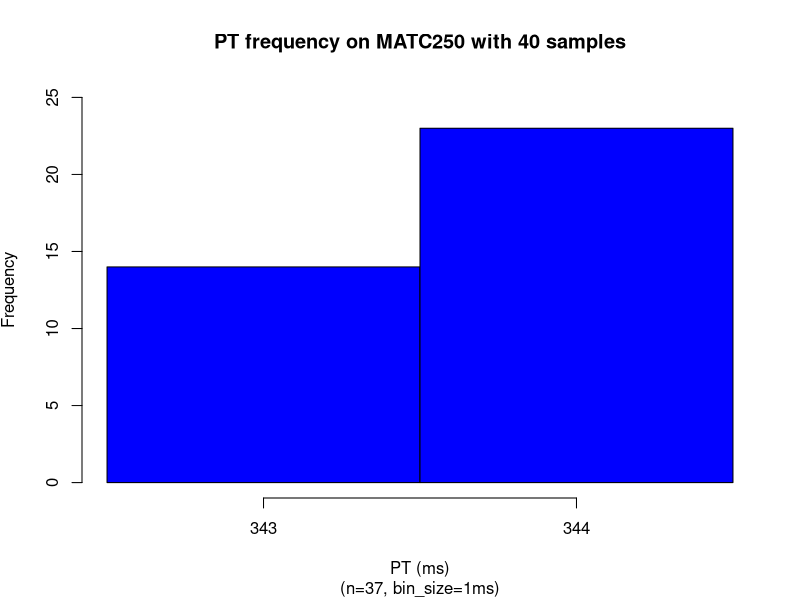
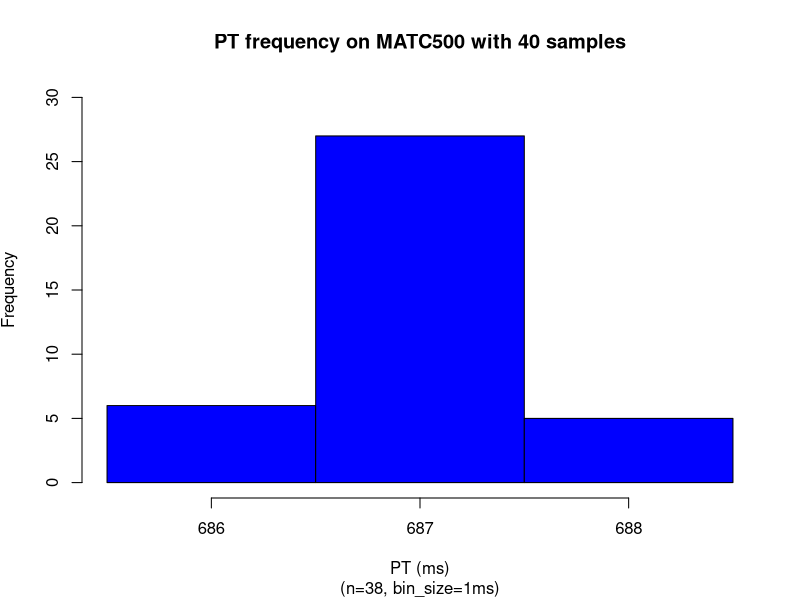
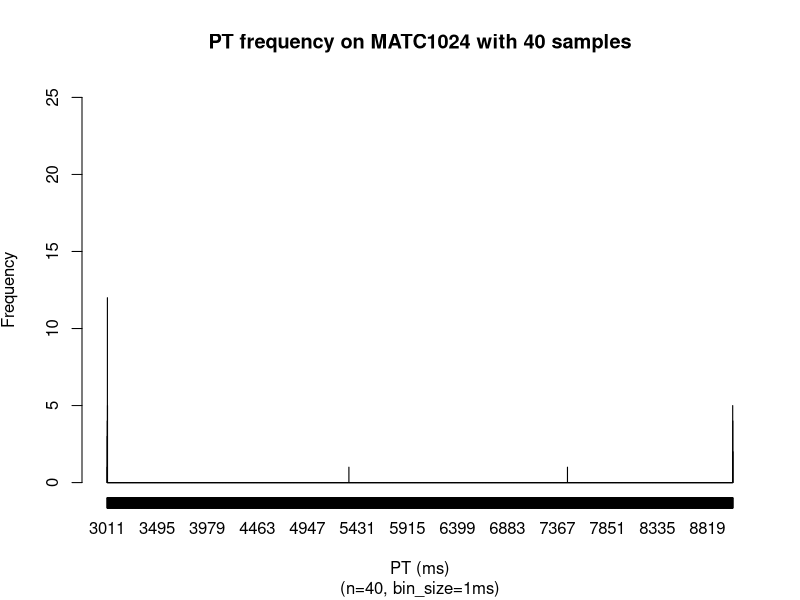
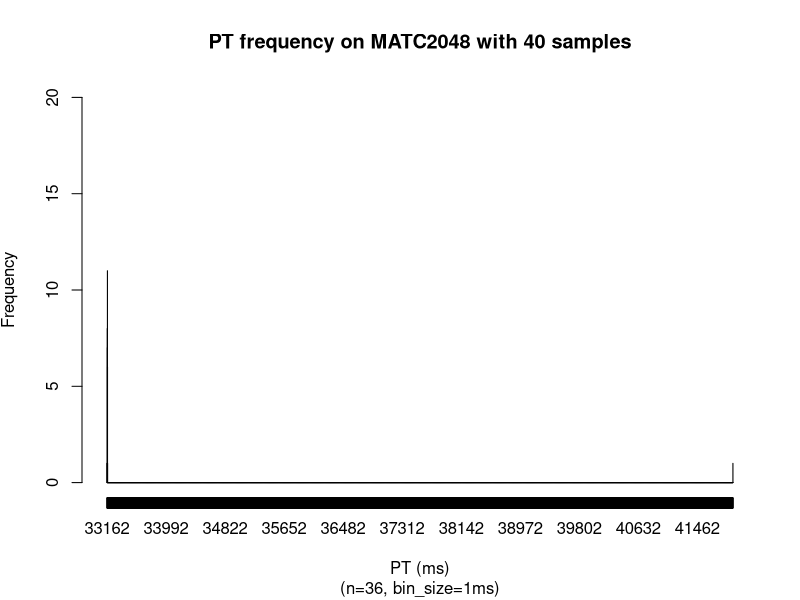
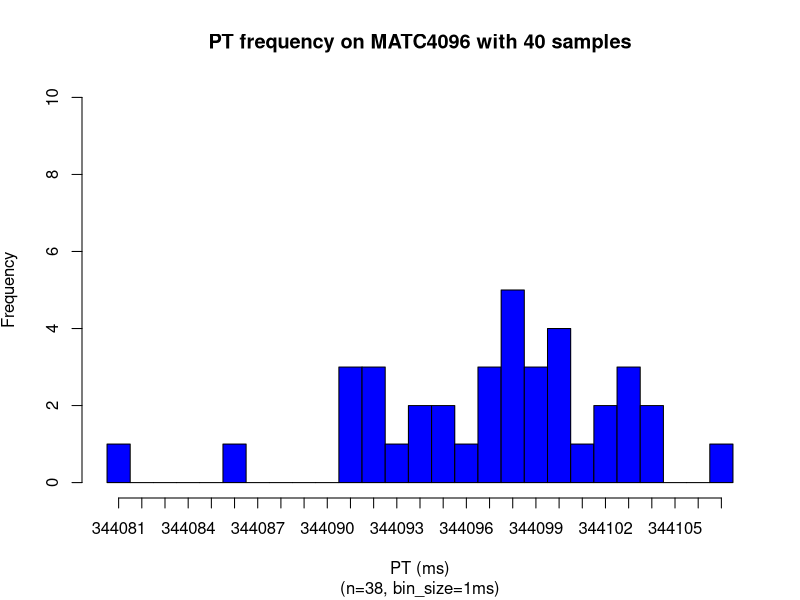
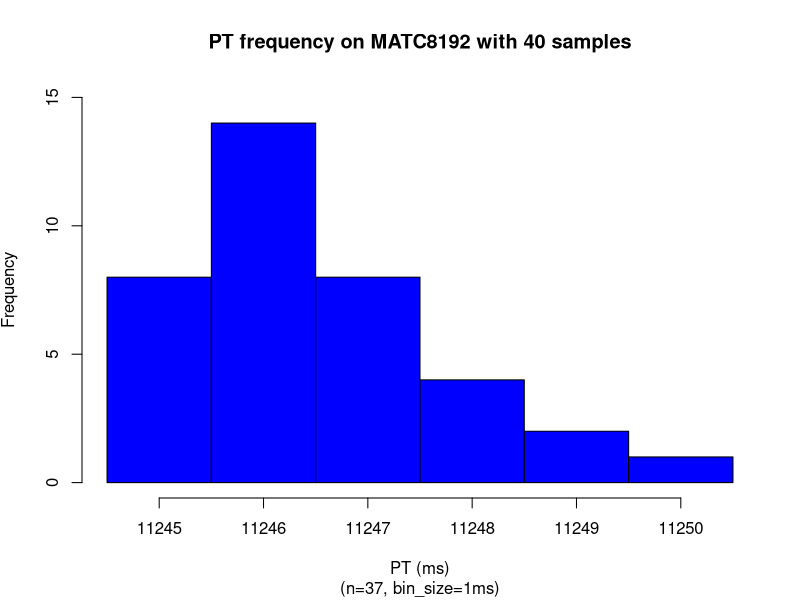
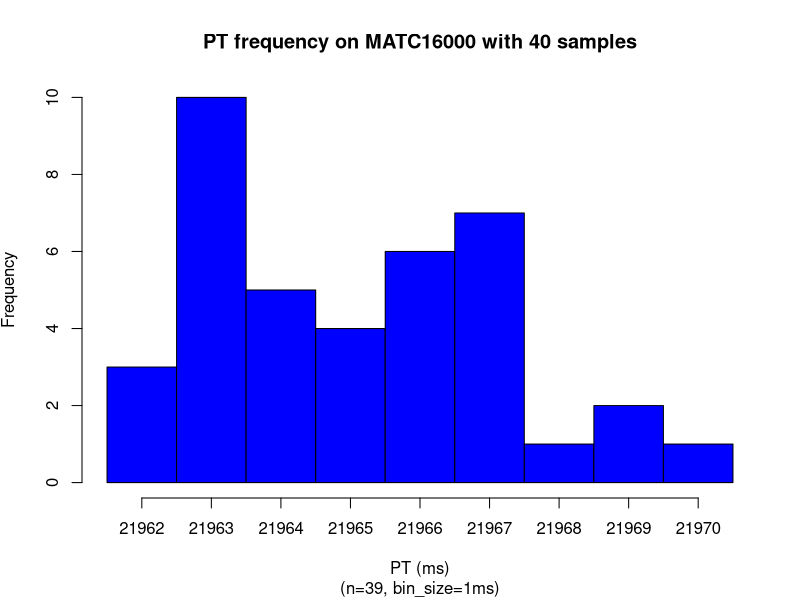
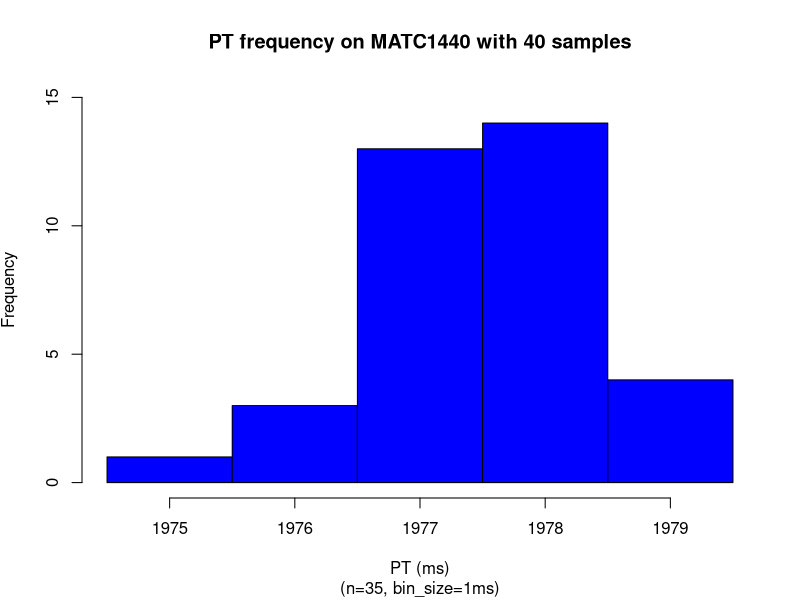

R code for these plots, in order:
### MATC250
numSamples <- 40
x = read.csv(file="MATC250.dat",head=TRUE,sep="\t")
x <- subset(x, x$ITERNUM <= numSamples)
setEPS()
postscript("matc250_dist.eps")
binsize=1
#x <- subset(x, x$ITERNUM != 9394)
x_up = mean(x$PRTIME) + 2*sd(x$PRTIME)
x_dn = mean(x$PRTIME) - 2*sd(x$PRTIME)
x = subset(x, x$PRTIME >= x_dn & x$PRTIME <= x_up)
xmin <-min(x$PRTIME)
xmax <-max(x$PRTIME)
xmin
xmax
nbins <- ceiling((xmax-xmin) / binsize)
h = hist(x$PRTIME, right=F, breaks=seq(xmin,xmax+binsize,binsize),plot=F)
xmin <-min(x$PRTIME)
xmax <-max(x$PRTIME)
ymax <- max(h$counts)
ymax <- ceiling(ymax/100)*100
ymax <- 25
plot(h, xaxt='n', freq=TRUE,ylim=c(0,ymax), col="blue", main='PT frequency on MATC250 with 40 samples', 
sub=paste("(n=",nrow(x),", bin_size=",binsize,"ms)",sep=""), 
xlab='PT (ms)', ylab=expression('Frequency'))
#axis(side=1,at=seq(min(h$mids),max(h$mids)+binsize,binsize),labels=seq(ceiling(min(h$mids)),ceiling(max(h$mids))+binsize,binsize))
axis(side=1,at=h$mids,labels=seq(xmin,xmax,1))
dev.off()

### MATC500
numSamples <- 40
x = read.csv(file="MATC500.dat",head=TRUE,sep="\t")
x <- subset(x, x$ITERNUM <= numSamples)
setEPS()
postscript("matc500_dist.eps")
binsize=1
#x <- subset(x, x$ITERNUM != 9394)
x_up = mean(x$PRTIME) + 2*sd(x$PRTIME)
x_dn = mean(x$PRTIME) - 2*sd(x$PRTIME)
x = subset(x, x$PRTIME >= x_dn & x$PRTIME <= x_up)
xmin <-min(x$PRTIME)
xmax <-max(x$PRTIME)
xmin
xmax
nbins <- ceiling((xmax-xmin) / binsize)
h = hist(x$PRTIME, right=F, breaks=seq(xmin,xmax+binsize,binsize),plot=F)
xmin <-min(x$PRTIME)
xmax <-max(x$PRTIME)
ymax <- max(h$counts)
ymax <- ceiling(ymax/100)*100
ymax <- 30
plot(h, xaxt='n', freq=TRUE,ylim=c(0,ymax), col="blue", main='PT frequency on MATC500 with 40 samples', 
sub=paste("(n=",nrow(x),", bin_size=",binsize,"ms)",sep=""), 
xlab='PT (ms)', ylab=expression('Frequency'))
#axis(side=1,at=seq(min(h$mids),max(h$mids)+binsize,binsize),labels=seq(ceiling(min(h$mids)),ceiling(max(h$mids))+binsize,binsize))
axis(side=1,at=h$mids,labels=seq(xmin,xmax,1))
dev.off()

### MATC1024
numSamples <- 40
x = read.csv(file="MATC1024.dat",head=TRUE,sep="\t")
x <- subset(x, x$ITERNUM <= numSamples)
setEPS()
postscript("matc1024_dist2.eps")
binsize=1
x_up = mean(x$PRTIME) + 2*sd(x$PRTIME)
x_dn = mean(x$PRTIME) - 2*sd(x$PRTIME)
x = subset(x, x$PRTIME >= x_dn & x$PRTIME <= x_up)
xmin <-min(x$PRTIME)
xmax <-max(x$PRTIME)
xmin
xmax
nbins <- ceiling((xmax-xmin) / binsize)
h = hist(x$PRTIME, right=F, breaks=seq(xmin,xmax+binsize,binsize),plot=F)
xmin <-min(x$PRTIME)
xmax <-max(x$PRTIME)
ymax <- max(h$counts)
ymax <- ceiling(ymax/100)*100
ymax <- 25
plot(h, xaxt='n', freq=TRUE,ylim=c(0,ymax), col="blue", main='PT frequency on MATC1024 with 40 samples', 
sub=paste("(n=",nrow(x),", bin_size=",binsize,"ms)",sep=""), 
xlab='PT (ms)', ylab=expression('Frequency'))
#axis(side=1,at=seq(min(h$mids),max(h$mids)+binsize,binsize),labels=seq(ceiling(min(h$mids)),ceiling(max(h$mids))+binsize,binsize))
axis(side=1,at=h$mids,labels=seq(xmin,xmax,1))
dev.off()

### MATC2048
numSamples <- 40
x = read.csv(file="MATC2048.dat",head=TRUE,sep="\t")
x <- subset(x, x$ITERNUM <= numSamples)
setEPS()
postscript("matc2048_dist2.eps")
binsize=1
#x <- subset(x, x$ITERNUM != 9394)
x_up = mean(x$PRTIME) + 2*sd(x$PRTIME)
x_dn = mean(x$PRTIME) - 2*sd(x$PRTIME)
x = subset(x, x$PRTIME >= x_dn & x$PRTIME <= x_up)
xmin <-min(x$PRTIME)
xmax <-max(x$PRTIME)
xmin
xmax
nbins <- ceiling((xmax-xmin) / binsize)
h = hist(x$PRTIME, right=F, breaks=seq(xmin,xmax+binsize,binsize),plot=F)
xmin <-min(x$PRTIME)
xmax <-max(x$PRTIME)
ymax <- max(h$counts)
ymax <- ceiling(ymax/100)*100
ymax <- 20
plot(h, xaxt='n', freq=TRUE,ylim=c(0,ymax), col="blue", main='PT frequency on MATC2048 with 40 samples', 
sub=paste("(n=",nrow(x),", bin_size=",binsize,"ms)",sep=""), 
xlab='PT (ms)', ylab=expression('Frequency'))
#axis(side=1,at=seq(min(h$mids),max(h$mids)+binsize,binsize),labels=seq(ceiling(min(h$mids)),ceiling(max(h$mids))+binsize,binsize))
axis(side=1,at=h$mids,labels=seq(xmin,xmax,1))
dev.off()

### MATC4096
numSamples <- 40
x = read.csv(file="MATC4096.dat",head=TRUE,sep="\t")
x <- subset(x, x$ITERNUM <= numSamples)
setEPS()
postscript("matc4096_dist2.eps")
binsize=1
#x <- subset(x, x$ITERNUM != 9394)
x_up = mean(x$PRTIME) + 2*sd(x$PRTIME)
x_dn = mean(x$PRTIME) - 2*sd(x$PRTIME)
x = subset(x, x$PRTIME >= x_dn & x$PRTIME <= x_up)
xmin <-min(x$PRTIME)
xmax <-max(x$PRTIME)
xmin
xmax
nbins <- ceiling((xmax-xmin) / binsize)
h = hist(x$PRTIME, right=F, breaks=seq(xmin,xmax+binsize,binsize),plot=F)
xmin <-min(x$PRTIME)
xmax <-max(x$PRTIME)
ymax <- max(h$counts)
ymax <- ceiling(ymax/100)*100
ymax <- 10
plot(h, xaxt='n', freq=TRUE,ylim=c(0,ymax), col="blue", main='PT frequency on MATC4096 with 40 samples', 
sub=paste("(n=",nrow(x),", bin_size=",binsize,"ms)",sep=""), 
xlab='PT (ms)', ylab=expression('Frequency'))
#axis(side=1,at=seq(min(h$mids),max(h$mids)+binsize,binsize),labels=seq(ceiling(min(h$mids)),ceiling(max(h$mids))+binsize,binsize))
axis(side=1,at=h$mids,labels=seq(xmin,xmax,1))
dev.off()

### MATC8192
numSamples <- 40
x = read.csv(file="MATC8192.dat",head=TRUE,sep="\t")
x <- subset(x, x$ITERNUM <= numSamples)
setEPS()
postscript("matc8192_dist2.eps")
binsize=1
#x <- subset(x, x$ITERNUM != 9394)
x_up = mean(x$PRTIME) + 2*sd(x$PRTIME)
x_dn = mean(x$PRTIME) - 2*sd(x$PRTIME)
x = subset(x, x$PRTIME >= x_dn & x$PRTIME <= x_up)
xmin <-min(x$PRTIME)
xmax <-max(x$PRTIME)
xmin
xmax
nbins <- ceiling((xmax-xmin) / binsize)
h = hist(x$PRTIME, right=F, breaks=seq(xmin,xmax+binsize,binsize),plot=F)
xmin <-min(x$PRTIME)
xmax <-max(x$PRTIME)
ymax <- max(h$counts)
ymax <- ceiling(ymax/100)*100
ymax <- 15
plot(h, xaxt='n', freq=TRUE,ylim=c(0,ymax), col="blue", main='PT frequency on MATC8192 with 40 samples', 
sub=paste("(n=",nrow(x),", bin_size=",binsize,"ms)",sep=""), 
xlab='PT (ms)', ylab=expression('Frequency'))
#axis(side=1,at=seq(min(h$mids),max(h$mids)+binsize,binsize),labels=seq(ceiling(min(h$mids)),ceiling(max(h$mids))+binsize,binsize))
axis(side=1,at=h$mids,labels=seq(xmin,xmax,1))
dev.off()

numSamples <- 40
x = read.csv(file="MATC16000.dat",head=TRUE,sep="\t")
x <- subset(x, x$ITERNUM <= numSamples)
setEPS()
postscript("matc16000_dist.eps")
binsize=1
#x <- subset(x, x$ITERNUM != 9394)
x_up = mean(x$PRTIME) + 2*sd(x$PRTIME)
x_dn = mean(x$PRTIME) - 2*sd(x$PRTIME)
x = subset(x, x$PRTIME >= x_dn & x$PRTIME <= x_up)
xmin <-min(x$PRTIME)
xmax <-max(x$PRTIME)
xmin
xmax
nbins <- ceiling((xmax-xmin) / binsize)
h = hist(x$PRTIME, right=F, breaks=seq(xmin,xmax+binsize,binsize),plot=F)
xmin <-min(x$PRTIME)
xmax <-max(x$PRTIME)
ymax <- max(h$counts)
ymax <- ceiling(ymax/100)*100
ymax <- 10
plot(h, xaxt='n', freq=TRUE,ylim=c(0,ymax), col="blue", main='PT frequency on MATC16000 with 40 samples', 
sub=paste("(n=",nrow(x),", bin_size=",binsize,"ms)",sep=""), 
xlab='PT (ms)', ylab=expression('Frequency'))
#axis(side=1,at=seq(min(h$mids),max(h$mids)+binsize,binsize),labels=seq(ceiling(min(h$mids)),ceiling(max(h$mids))+binsize,binsize))
axis(side=1,at=h$mids,labels=seq(xmin,xmax,1))
dev.off()

#### intermediates
numSamples <- 40
x = read.csv(file="MATC1440.dat",head=TRUE,sep="\t")
x <- subset(x, x$ITERNUM <= numSamples)
setEPS()
postscript("matc1440_dist.eps")
binsize=1
#x <- subset(x, x$ITERNUM != 9394)
x_up = mean(x$PRTIME) + 2*sd(x$PRTIME)
x_dn = mean(x$PRTIME) - 2*sd(x$PRTIME)
x = subset(x, x$PRTIME >= x_dn & x$PRTIME <= x_up)
xmin <-min(x$PRTIME)
xmax <-max(x$PRTIME)
xmin
xmax
nbins <- ceiling((xmax-xmin) / binsize)
h = hist(x$PRTIME, right=F, breaks=seq(xmin,xmax+binsize,binsize),plot=F)
xmin <-min(x$PRTIME)
xmax <-max(x$PRTIME)
ymax <- max(h$counts)
ymax <- ceiling(ymax/100)*100
ymax <- 15
plot(h, xaxt='n', freq=TRUE,ylim=c(0,ymax), col="blue", main='PT frequency on MATC1440 with 40 samples', 
sub=paste("(n=",nrow(x),", bin_size=",binsize,"ms)",sep=""), 
xlab='PT (ms)', ylab=expression('Frequency'))
axis(side=1,at=h$mids,labels=seq(xmin,xmax,binsize))
dev.off()

x = read.csv(file="MATC2880.dat",head=TRUE,sep="\t")
x <- subset(x, x$ITERNUM <= numSamples)
setEPS()
postscript("matc2880_dist.eps")
binsize=1
#x <- subset(x, x$ITERNUM != 9394)
x_up = mean(x$PRTIME) + 2*sd(x$PRTIME)
x_dn = mean(x$PRTIME) - 2*sd(x$PRTIME)
x = subset(x, x$PRTIME >= x_dn & x$PRTIME <= x_up)
xmin <-min(x$PRTIME)
xmax <-max(x$PRTIME)
xmin
xmax
nbins <- ceiling((xmax-xmin) / binsize)
h = hist(x$PRTIME, right=F, breaks=seq(xmin,xmax+binsize,binsize),plot=F)
xmin <-min(x$PRTIME)
xmax <-max(x$PRTIME)
ymax <- max(h$counts)
ymax <- ceiling(ymax/100)*100
ymax <- 20
plot(h, xaxt='n', freq=TRUE,ylim=c(0,ymax), col="blue", main='PT frequency on MATC2880 with 40 samples', 
sub=paste("(n=",nrow(x),", bin_size=",binsize,"ms)",sep=""), 
xlab='PT (ms)', ylab=expression('Frequency'))
axis(side=1,at=h$mids,labels=seq(xmin,xmax,binsize))
dev.off()

x = read.csv(file="MATC5760.dat",head=TRUE,sep="\t")
x <- subset(x, x$ITERNUM <= numSamples)
setEPS()
postscript("matc5760_dist.eps")
binsize=1
#x <- subset(x, x$ITERNUM != 9394)
x_up = mean(x$PRTIME) + 2*sd(x$PRTIME)
x_dn = mean(x$PRTIME) - 2*sd(x$PRTIME)
x = subset(x, x$PRTIME >= x_dn & x$PRTIME <= x_up)
xmin <-min(x$PRTIME)
xmax <-max(x$PRTIME)
xmin
xmax
nbins <- ceiling((xmax-xmin) / binsize)
h = hist(x$PRTIME, right=F, breaks=seq(xmin,xmax+binsize,binsize),plot=F)
xmin <-min(x$PRTIME)
xmax <-max(x$PRTIME)
ymax <- max(h$counts)
ymax <- ceiling(ymax/100)*100
ymax <- 15
plot(h, xaxt='n', freq=TRUE,ylim=c(0,ymax), col="blue", main='PT frequency on MATC5760 with 40 samples', 
sub=paste("(n=",nrow(x),", bin_size=",binsize,"ms)",sep=""), 
xlab='PT (ms)', ylab=expression('Frequency'))
axis(side=1,at=h$mids,labels=seq(xmin,xmax,binsize))
dev.off()

x = read.csv(file="MATC11520.dat",head=TRUE,sep="\t")
x <- subset(x, x$ITERNUM <= numSamples)
setEPS()
postscript("matc11520_dist.eps")
binsize=1
x_up = mean(x$PRTIME) + 2*sd(x$PRTIME)
x_dn = mean(x$PRTIME) - 2*sd(x$PRTIME)
x = subset(x, x$PRTIME >= x_dn & x$PRTIME <= x_up)
xmin <-min(x$PRTIME)
xmax <-max(x$PRTIME)
xmin
xmax
nbins <- ceiling((xmax-xmin) / binsize)
h = hist(x$PRTIME, right=F, breaks=seq(xmin,xmax+binsize,binsize),plot=F)
xmin <-min(x$PRTIME)
xmax <-max(x$PRTIME)
ymax <- max(h$counts)
ymax <- ceiling(ymax/100)*100
ymax <- 15
plot(h, xaxt='n', freq=TRUE,ylim=c(0,ymax), col="blue", main='PT frequency on MATC11520 with 40 samples', 
sub=paste("(n=",nrow(x),", bin_size=",binsize,"ms)",sep=""), 
xlab='PT (ms)', ylab=expression('Frequency'))
axis(side=1,at=h$mids,labels=seq(xmin,xmax,binsize))
dev.off()

x = read.csv(file="MATC23040.dat",head=TRUE,sep="\t")
x <- subset(x, x$ITERNUM <= numSamples)
setEPS()
postscript("matc23040_dist.eps")
binsize=1
#x <- subset(x, x$ITERNUM != 9394)
x_up = mean(x$PRTIME) + 2*sd(x$PRTIME)
x_dn = mean(x$PRTIME) - 2*sd(x$PRTIME)
x = subset(x, x$PRTIME >= x_dn & x$PRTIME <= x_up)
xmin <-min(x$PRTIME)
xmax <-max(x$PRTIME)
xmin
xmax
nbins <- ceiling((xmax-xmin) / binsize)
h = hist(x$PRTIME, right=F, breaks=seq(xmin,xmax+binsize,binsize),plot=F)
xmin <-min(x$PRTIME)
xmax <-max(x$PRTIME)
ymax <- max(h$counts)
ymax <- ceiling(ymax/100)*100
ymax <- 10
plot(h, xaxt='n', freq=TRUE,ylim=c(0,ymax), col="blue", main='PT frequency on MATC23040 with 40 samples', 
sub=paste("(n=",nrow(x),", bin_size=",binsize,"ms)",sep=""), 
xlab='PT (ms)', ylab=expression('Frequency'))
axis(side=1,at=h$mids,labels=seq(xmin,xmax,binsize))
dev.off()












x = read.csv(file="MATC2000.dat",head=TRUE,sep="\t")
x <- subset(x, x$ITERNUM <= numSamples)
setEPS()
postscript("matc2000_dist.eps")
binsize=1
x <- subset(x, x$ITERNUM >= 6)
x_up = mean(x$PRTIME) + 2*sd(x$PRTIME)
x_dn = mean(x$PRTIME) - 2*sd(x$PRTIME)
x = subset(x, x$PRTIME >= x_dn & x$PRTIME <= x_up)
xmin <-min(x$PRTIME)
xmax <-max(x$PRTIME)
xmin
xmax
nbins <- ceiling((xmax-xmin) / binsize)
h = hist(x$PRTIME, right=F, breaks=seq(xmin,xmax+binsize,binsize),plot=F)
xmin <-min(x$PRTIME)
xmax <-max(x$PRTIME)
ymax <- max(h$counts)
ymax <- ceiling(ymax/100)*100
ymax <- 15
plot(h, xaxt='n', freq=TRUE,ylim=c(0,ymax), col="blue", main='PT frequency on MATC2000 with 40 samples', 
sub=paste("(n=",nrow(x),", bin_size=",binsize,"ms)",sep=""), 
xlab='PT (ms)', ylab=expression('Frequency'))
#axis(side=1,at=seq(min(h$mids),max(h$mids)+binsize,binsize),labels=seq(ceiling(min(h$mids)),ceiling(max(h$mids))+binsize,binsize))
axis(side=1,at=h$mids,labels=seq(xmin,xmax,1))
dev.off()

x = read.csv(file="MATC4000.dat",head=TRUE,sep="\t")
x <- subset(x, x$ITERNUM <= numSamples)
setEPS()
postscript("matc4000_dist.eps")
binsize=1
#x <- subset(x, x$ITERNUM >= 6)
x_up = mean(x$PRTIME) + 2*sd(x$PRTIME)
x_dn = mean(x$PRTIME) - 2*sd(x$PRTIME)
x = subset(x, x$PRTIME >= x_dn & x$PRTIME <= x_up)
xmin <-min(x$PRTIME)
xmax <-max(x$PRTIME)
xmin
xmax
nbins <- ceiling((xmax-xmin) / binsize)
h = hist(x$PRTIME, right=F, breaks=seq(xmin,xmax+binsize,binsize),plot=F)
xmin <-min(x$PRTIME)
xmax <-max(x$PRTIME)
ymax <- max(h$counts)
ymax <- ceiling(ymax/100)*100
ymax <- 8
plot(h, xaxt='n', freq=TRUE,ylim=c(0,ymax), col="blue", main='PT frequency on MATC4000 with 40 samples', 
sub=paste("(n=",nrow(x),", bin_size=",binsize,"ms)",sep=""), 
xlab='PT (ms)', ylab=expression('Frequency'))
#axis(side=1,at=seq(min(h$mids),max(h$mids)+binsize,binsize),labels=seq(ceiling(min(h$mids)),ceiling(max(h$mids))+binsize,binsize))
axis(side=1,at=h$mids,labels=seq(xmin,xmax,1))
dev.off()

x = read.csv(file="MATC8000.dat",head=TRUE,sep="\t")
x <- subset(x, x$ITERNUM <= numSamples)
setEPS()
postscript("matc8000_dist.eps")
binsize=4
#x <- subset(x, x$ITERNUM >= 6)
x_up = mean(x$PRTIME) + 2*sd(x$PRTIME)
x_dn = mean(x$PRTIME) - 2*sd(x$PRTIME)
x = subset(x, x$PRTIME >= x_dn & x$PRTIME <= x_up)
xmin <-min(x$PRTIME)
xmax <-max(x$PRTIME)
xmin
xmax
nbins <- ceiling((xmax-xmin) / binsize)
h = hist(x$PRTIME, right=F, breaks=seq(xmin,xmax+binsize,binsize),plot=F)
xmin <-min(x$PRTIME)
xmax <-max(x$PRTIME)
ymax <- max(h$counts)
#ymax <- ceiling(ymax/100)*100
ymax <- 8
plot(h, xaxt='n', freq=TRUE,ylim=c(0,ymax), col="blue", main='PT frequency on MATC8000 with 40 samples', 
sub=paste("(n=",nrow(x),", bin_size=",binsize,"ms)",sep=""), 
xlab='PT (ms)', ylab=expression('Frequency'))
#axis(side=1,at=seq(min(h$mids),max(h$mids)+binsize,binsize),labels=seq(ceiling(min(h$mids)),ceiling(max(h$mids))+binsize,binsize))
axis(side=1,at=h$mids,labels=seq(xmin,xmax,binsize))
dev.off()
